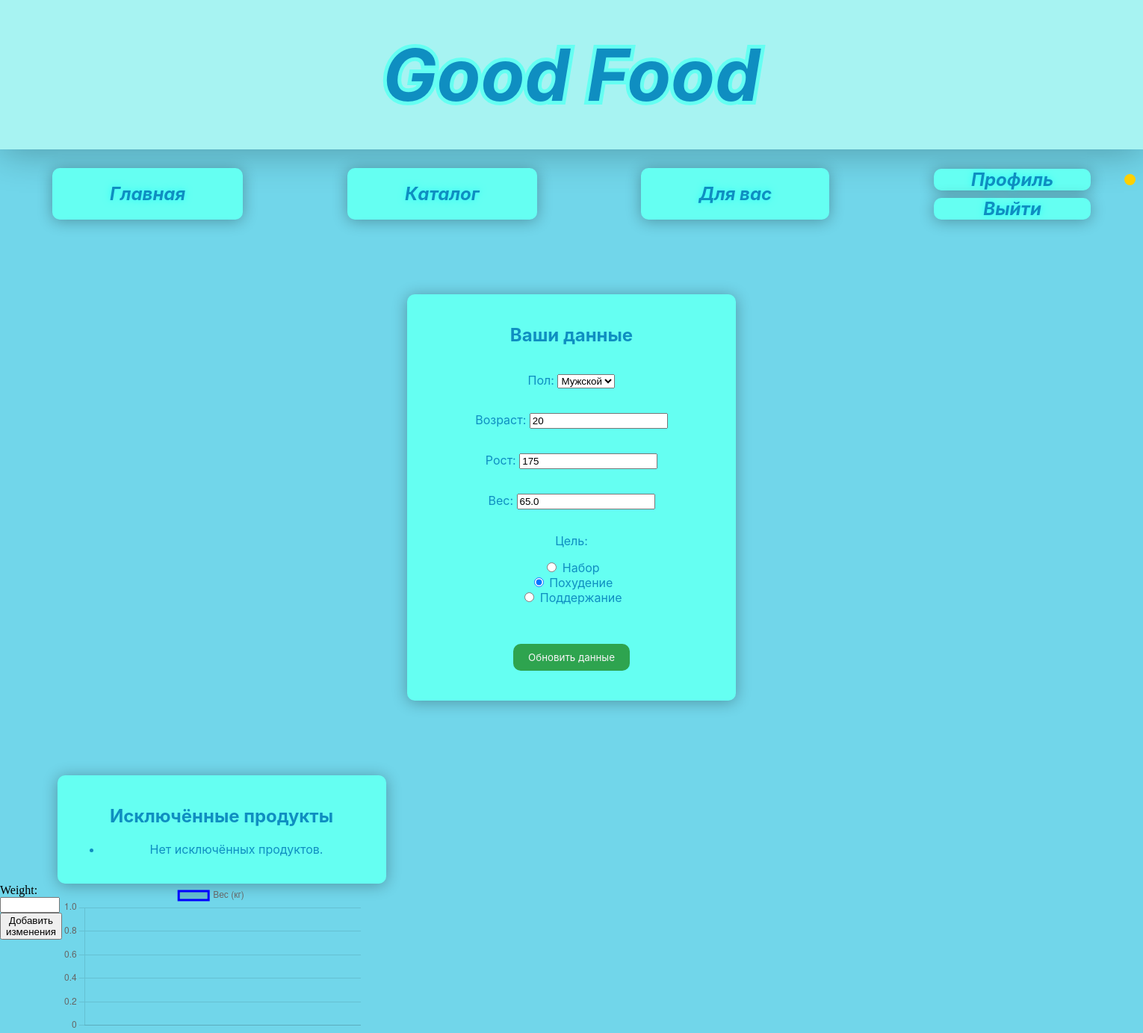
The app's page /auth/profile/ (signed in), older data.
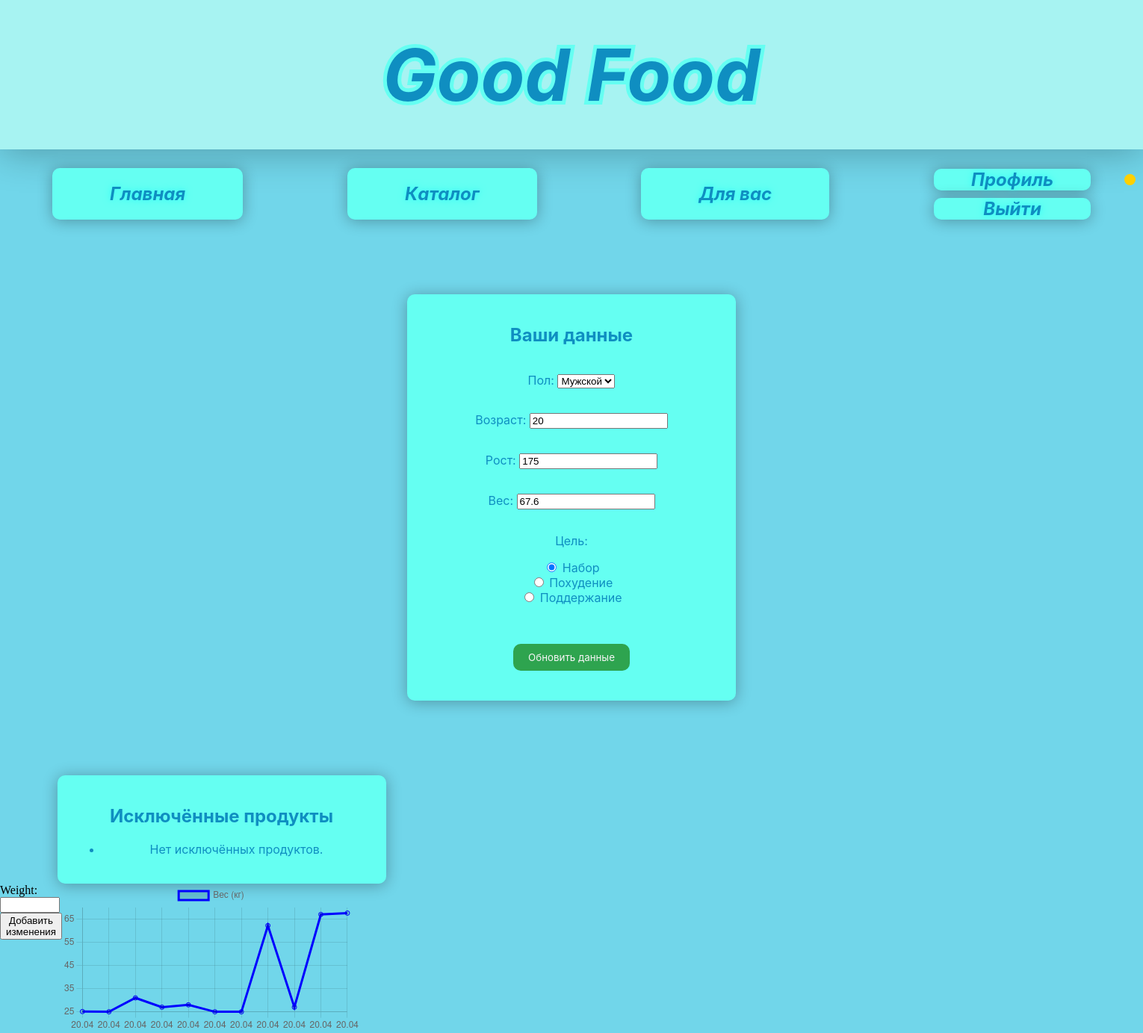
The same page, newer data.
### moduleauth/models.py (models this page shows, shortened)
class Profile(models.Model):
    user = models.OneToOneField(User, null=True, on_delete=models.CASCADE)
    email = models.EmailField(unique=True, null=True, blank=True, verbose_name="Email")
    sex = models.CharField(max_length=6, choices=[('male', 'Мужской'), ('female', 'Женский')], default='male')
    age = models.PositiveIntegerField(default=18, verbose_name='Age' )
    height = models.PositiveIntegerField(default=160,verbose_name="Height")
    weight = models.FloatField(default=60.0, verbose_name="Weight")
    goal = models.CharField(max_length=20, choices=[('gain', 'Набор'), ('lose', 'Похудение'), ('main', 'Поддержание')], default='maintain')
    calorie_adjustment = models.IntegerField(default=0, verbose_name="Коррекция калорий")
    excluded_products = models.ManyToManyField(Product, blank=True, related_name='excluded_by_profiles')
    excluded_categories = models.ManyToManyField(Category, blank=True, related_name='excluded_by_profiles')

### moduleauth/views.py (the view)
# urls.py: path('profile/', views.profile_view, name='profile'),
@login_required
def profile_view(request):
    profile, created = Profile.objects.get_or_create(user=request.user)
    weight_form = WeightHistoryForm()
    if request.method == 'POST':
        info_form = UserInfoForm(request.POST, instance=profile)
        excl_form = ExcludedProductsForm(request.POST, instance=profile)
        weight_form = WeightHistoryForm(request.POST)
        if info_form.is_valid() and excl_form.is_valid():
            info_form.save()
            excl_form.save()
            return redirect('profile')
        elif 'save_weight' in request.POST and weight_form.is_valid():
            wh = weight_form.save(commit=False)
            wh.profile = profile
            wh.save()
            profile.weight = wh.weight
            profile.save()
            return redirect('profile')
    else:
        info_form = UserInfoForm(instance=profile)
        excl_form = ExcludedProductsForm(instance=profile)
    history = profile.weight_history.order_by('date')
    weights = [entry.weight for entry in history]
    dates = [entry.date.strftime('%d.%m') for entry in history]
    return render(request, 'profile.html', {
        'form': info_form,
        'excl_form': excl_form,
        'weight_form': weight_form,
        'weights': weights,
        'dates': dates,
        })

### moduleauth/forms.py (shortened to what this page needs)
class UserInfoForm(forms.ModelForm):
    sex = forms.ChoiceField(label='Пол', required=True, choices=[('male', 'Мужской'), ('female', 'Женский')])
    age = forms.IntegerField(label='Возраст', required=True)
    height = forms.IntegerField(label='Рост', required=True)
    weight = forms.FloatField(label='Вес', required=True)
    goal = forms.ChoiceField(label='Цель', choices=Profile._meta.get_field('goal').choices, widget=forms.RadioSelect)
    class Meta:
        model = Profile
        fields = ('sex', 'age','height', 'weight', 'goal')
        widgets = {
            'sex': forms.RadioSelect(choices=[('male', 'Мужской'), ('female', 'Женский')]),
            'age': forms.NumberInput(attrs={'min': 0, 'max': 120}),
            'height': forms.NumberInput(attrs={'min': 120, 'max': 300}),
            'weight': forms.NumberInput(attrs={'min': 25.0, 'max': 300.0})
        }

### modulerec/forms.py
class ExcludedProductsForm(forms.ModelForm):
    excluded_products = forms.ModelMultipleChoiceField(
        queryset=Product.objects.all(),
        widget=forms.CheckboxSelectMultiple,
        required=False,
        label="Продукты, которые нельзя употреблять"
    )
    class Meta:
        model = Profile
        fields = ['excluded_products']

### templates/profile.html (shortened to what this page needs)
{% load static %}
<html lang="ru">
    <head>
        <link rel="stylesheet" href="{% static 'styles/base.css' %}">
        <link rel="stylesheet" href="{% static 'styles/profile.css' %}">
    </head>
    <body>
        <div id="heading">
            <span>Good Food</span>
        </div>
        <div id="body">
            <div class="navbar">
                <a href="{% url 'index' %}" class="nav-button">Главная</a>
                <a href="{% url 'catalog' %}" class="nav-button">Каталог</a>
                {% if user.is_authenticated %}
                    <a href="{% url 'foru' %}" class="nav-button restricted">Для вас</a>
                {% else %}
                    <script src="{ static 'utils/restrict.js' }"></script>
                {% endif %}
                <div class="auth-buttons">
                    {% if user.is_authenticated %}
                        <a href="{% url 'profile' %}" class="auth-button">Профиль<div class="nav-button--circle"></div></a>
                        <a href="{% url 'logout' %}" class="auth-button">Выйти</a>
                    {% else %}
                        <a href="{% url 'signin' %}" class="auth-button">Вход</a>
                        <a href="{% url 'signup' %}" class="auth-button">Регистрация</a>
                    {% endif %}
                </div>
            </div>
            <div>
                <form method="post" class="profile-container">
                    <h2>Ваши данные</h2>
                    {{ form.as_p }}
                    <button type="submit" class="save-btn">Обновить данные</button>
                </form>
                <div class="excluded-products">
                    <h2>Исключённые продукты</h2>
                    <ul>{% for product in request.user.profile.excluded_products.all %}
                        <li>{{ product.name }}
                            <form method="post" action="{% url 'include_product' product.id %}" style="display:inline;">
                                {% csrf_token %}
                                <button type="submit">Убрать</button>
                            </form>
                        </li>
                        {% empty %}
                            <li>Нет исключённых продуктов.</li>
                        {% endfor %}
                    </ul>
                </div>
            </div>
            <div class="graph">
                <form method="post">
                    {{ weight_form.weight.label_tag }} {{ weight_form.weight }}
                    <button type="submit" name="save_weight">Добавить изменения</button>
                </form>
                <canvas id="weightChart"></canvas>
                <script>
                    const ctx = document.getElementById('weightChart').getContext('2d');
                    const chart = new Chart(ctx, {
                        type: 'line',
                        data: {
                            labels: {{ dates|safe }},
                            datasets: [{
                                label: 'Вес (кг)',
                                data: {{ weights|safe }},
                                borderColor: 'blue',
                                fill: false
                            }]
                        },
                        options: {
                            responsive: true,
                            scales: {
                                y: { beginAtZero: false }
                            }
                        }
                    });
                </script>
            </div>
        </div>
    </body>
</html>

### static/styles/base.css (style rules this page uses)
body { margin: 0; background: #71D6EA; position: relative; }
#heading { z-index: 2; position: relative; display: flex; align-items: center; justify-content: center; width: 100%; height: 200px; background: #A7F3F2; box-shadow: 0px 2px 50px rgba(0, 0, 0, 0.3); }
#heading span { font-family: 'Inter', sans-serif; font-style: italic; font-weight: bold; font-size: 96; color: #0F8EC1; -webkit-text-stroke: 10px #65FFF2; paint-order: stroke fill; }
#body { width: 100%; height: 100%; }
.navbar { z-index: 2; position: relative; display: flex; justify-content: space-around; align-items: center; padding-top: 25px; }
.nav-button { font-family: 'Inter', sans-serif; font-size: 24px; font-weight: bold; font-style: italic; color: #0F8EC1; background: #65FFF2; border: none; border-radius: 10px; padding: 20px 77px; text-shadow: 0 0 10px rgba(0, 255, 255, 0.6); cursor: pointer; box-shadow: 0px 2px 20px rgba(0, 0, 0, 0.3); transition: background 0.3s ease; text-decoration: none; position: relative; }
.auth-button { font-family: 'Inter', sans-serif; font-size: 24px; font-weight: bold; font-style: italic; color: #0F8EC1; background: #65FFF2; border: none; border-radius: 10px; padding: 0px 50px; text-shadow: 0 0 10px rgba(0, 255, 255, 0.6); cursor: pointer; box-shadow: 0px 2px 20px rgba(0, 0, 0, 0.3); transition: background 0.3s ease; text-decoration: none; }
.auth-buttons { display: flex; flex-direction: column; text-align: center; gap: 10px; }

### static/styles/profile.css (style rules this page uses)
.nav-button--circle { content: ""; width: 15px; height: 15px; background-color: #ffd000; border-radius: 50%; position: absolute; top: 35%; left: 1505px; }
.profile-container { display: flex; flex-direction: column; justify-content: center; align-items: center; text-align: center; width: 400px; margin: 100px auto; background-color: #65FFF2; box-shadow: 0px 2px 20px rgba(0, 0, 0, 0.3); padding: 20px; border-radius: 10px; color: #0F8EC1; font-family: 'Inter', sans-serif; }
.profile-container h2 { color: #0F8EC1; text-align: center; }
.save-btn { font-family: 'Inter', sans-serif; background-color: #2ea44f; color: #f5f5f5; border: none; padding: 10px 20px; border-radius: 10px; cursor: pointer; display: block; margin: 20px auto; }
.excluded-products { text-align: center; width: 400px; margin-left: 5%; background-color: #65FFF2; box-shadow: 0px 2px 20px rgba(0, 0, 0, 0.3); padding: 20px; border-radius: 10px; color: #0F8EC1; font-family: 'Inter', sans-serif; }
.graph { display: flex; width: 400px; height: auto; }

Row changes from the older to the newer data that the page shows:
changed Profile "Мужской": weight "65.0" → "67.6"; goal "☐ Набор ☑ Похудение ☐ Поддержание" → "☑ Набор ☐ Похудение ☐ Поддержание"
Text that changed along with them:
chart data {{ dates|safe }}: [] → ['20.04', '20.04', '20.04', '20.04', '20.04', '20.04', '20.04', '20.04', '20.04', '20.04', '20.04']
chart data {{ weights|safe }}: [] → [25.1, 25.0, 31.0, 27.0, 28.0, 25.0, 25.0, 62.2, 27.0, 67.0, 67.6]
